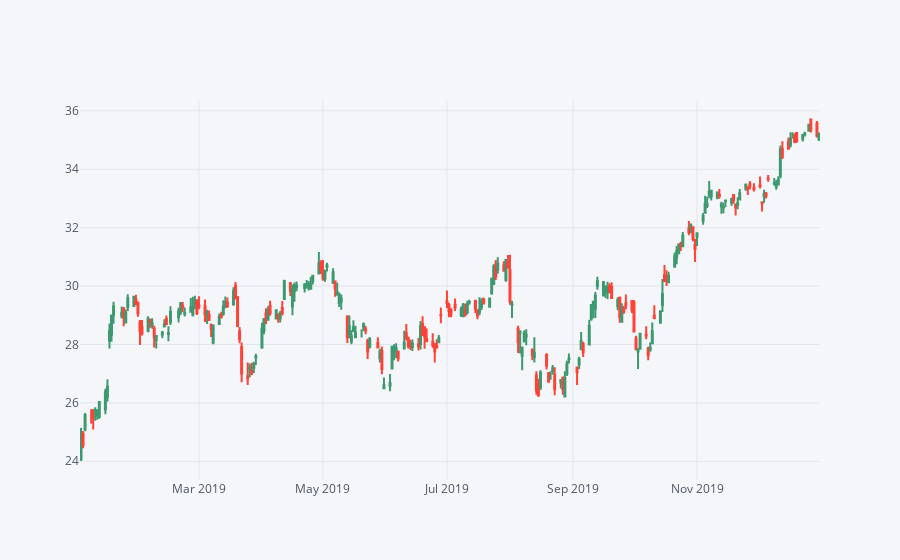

The code cell stored with this chart in its notebook:
### Code cell
# Create a candle plot for Bank of America in 2019
bac19 = BAC[['Open', 'High', 'Low', 'Close']].loc['2019-01-01':'2020-01-01']
bac19.iplot(kind='candle')

### Figure 1 — Plotly figure (JSON) as saved in the notebook; plotly's stock layout.template omitted (floating-point values rounded to 4 significant figures; data arrays with more than 128 entries replaced by an {"elided": "..."} marker saying what was removed)
{"data": [{"close": {"elided": "252 float values"}, "high": {"elided": "252 float values"}, "low": {"elided": "252 float values"}, "open": {"elided": "252 float values"}, "showlegend": false, "type": "candlestick", "x": {"elided": "252 str values"}, "yaxis": "y2"}], "layout": {"legend": {"bgcolor": "#F5F6F9", "font": {"color": "#4D5663"}}, "paper_bgcolor": "#F5F6F9", "plot_bgcolor": "#F5F6F9", "title": {"font": {"color": "#4D5663"}}, "xaxis": {"gridcolor": "#E1E5ED", "rangeslider": {"visible": false}, "showgrid": true, "tickfont": {"color": "#4D5663"}, "title": {"font": {"color": "#4D5663"}, "text": ""}, "zerolinecolor": "#E1E5ED"}, "yaxis": {"gridcolor": "#E1E5ED", "showgrid": true, "showticklabels": false, "tickfont": {"color": "#4D5663"}, "title": {"font": {"color": "#4D5663"}, "text": ""}, "zerolinecolor": "#E1E5ED"}, "yaxis2": {"gridcolor": "#E1E5ED", "showgrid": true, "tickfont": {"color": "#4D5663"}, "title": {"font": {"color": "#4D5663"}, "text": ""}, "zerolinecolor": "#E1E5ED"}}}
